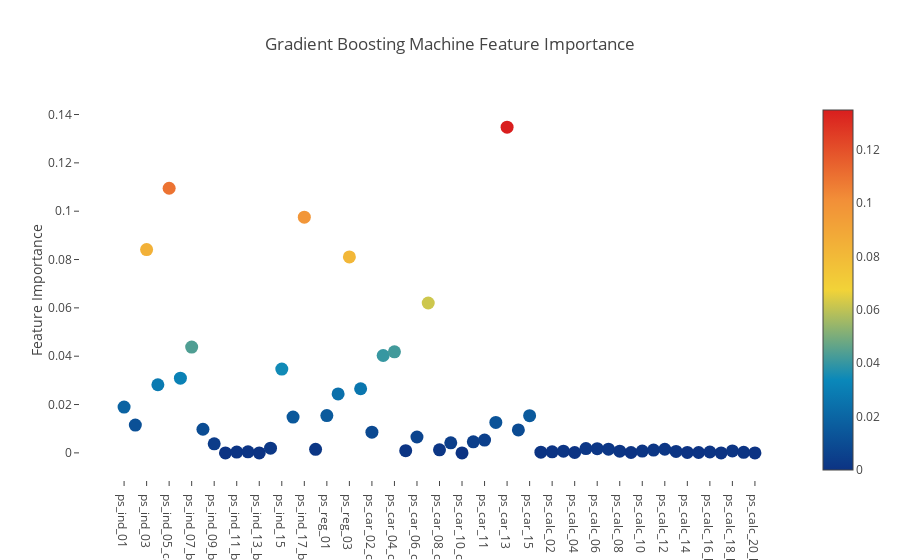

The notebook cell saved with this chart:
### Code cell
trace = go.Scatter(
    y = gb.feature_importances_,
    x = features,
    mode = 'markers',
    marker = dict(
        sizemode = 'diameter',
        sizeref = 1,
        size = 13,
        size = rf.feature_importances_,
        color = gb.feature_importances_,
        colorscale = 'Portland',
        showscale = True
    ),
    text = features
)
data = [trace]

layout = go.Layout(
    autosize = True,
    title = 'Gradient Boosting Machine Feature Importance',
    hovermode = 'closest',
     xaxis =  dict(
         ticklen =  5,
         showgrid = False,
        zeroline = False,
        showline = False
     ),
    yaxis = dict(
        title = 'Feature Importance',
        showgrid = False,
        zeroline = False,
        ticklen =  5,
        gridwidth =  2
    ),
    showlegend = False
)
fig = go.Figure(data = data, layout = layout)
py.iplot(fig,filename = 'scatter2010')

### Figure 1 — Plotly figure (JSON) as saved in the notebook; plotly's stock layout.template omitted (floating-point values rounded to 4 significant figures)
{"data": [{"marker": {"color": [0.01894, 0.01149, 0.08412, 0.02818, 0.1095, 0.0309, 0.04378, 0.009773, 0.003726, 0, 0.0003235, 0.0004158, 0, 0.001965, 0.03467, 0.01479, 0.09752, 0.00145, 0.01544, 0.02437, 0.08109, 0.02654, 0.008584, 0.0403, 0.0418, 0.0008965, 0.006565, 0.06202, 0.001271, 0.004174, 0, 0.004577, 0.005278, 0.01261, 0.1348, 0.009484, 0.01537, 0.000286, 0.0004461, 0.0007148, 0.0001654, 0.00176, 0.001749, 0.001539, 0.0007188, 0.0001617, 0.0007279, 0.00115, 0.0015, 0.0006197, 0.0001913, 0.000162, 0.0003524, 0, 0.0007964, 0.0002346, 0], "colorscale": "Portland", "showscale": true, "size": 13, "sizemode": "diameter", "sizeref": 1}, "mode": "markers", "text": ["ps_ind_01", "ps_ind_02_cat", "ps_ind_03", "ps_ind_04_cat", "ps_ind_05_cat", "ps_ind_06_bin", "ps_ind_07_bin", "ps_ind_08_bin", "ps_ind_09_bin", "ps_ind_10_bin", "ps_ind_11_bin", "ps_ind_12_bin", "ps_ind_13_bin", "ps_ind_14", "ps_ind_15", "ps_ind_16_bin", "ps_ind_17_bin", "ps_ind_18_bin", "ps_reg_01", "ps_reg_02", "ps_reg_03", "ps_car_01_cat", "ps_car_02_cat", "ps_car_03_cat", "ps_car_04_cat", "ps_car_05_cat", "ps_car_06_cat", "ps_car_07_cat", "ps_car_08_cat", "ps_car_09_cat", "ps_car_10_cat", "ps_car_11_cat", "ps_car_11", "ps_car_12", "ps_car_13", "ps_car_14", "ps_car_15", "ps_calc_01", "ps_calc_02", "ps_calc_03", "ps_calc_04", "ps_calc_05", "ps_calc_06", "ps_calc_07", "ps_calc_08", "ps_calc_09", "ps_calc_10", "ps_calc_11", "ps_calc_12", "ps_calc_13", "ps_calc_14", "ps_calc_15_bin", "ps_calc_16_bin", "ps_calc_17_bin", "ps_calc_18_bin", "ps_calc_19_bin", "ps_calc_20_bin"], "type": "scatter", "uid": "c0232782-b311-4031-b23d-06d9c9f9a380", "x": ["ps_ind_01", "ps_ind_02_cat", "ps_ind_03", "ps_ind_04_cat", "ps_ind_05_cat", "ps_ind_06_bin", "ps_ind_07_bin", "ps_ind_08_bin", "ps_ind_09_bin", "ps_ind_10_bin", "ps_ind_11_bin", "ps_ind_12_bin", "ps_ind_13_bin", "ps_ind_14", "ps_ind_15", "ps_ind_16_bin", "ps_ind_17_bin", "ps_ind_18_bin", "ps_reg_01", "ps_reg_02", "ps_reg_03", "ps_car_01_cat", "ps_car_02_cat", "ps_car_03_cat", "ps_car_04_cat", "ps_car_05_cat", "ps_car_06_cat", "ps_car_07_cat", "ps_car_08_cat", "ps_car_09_cat", "ps_car_10_cat", "ps_car_11_cat", "ps_car_11", "ps_car_12", "ps_car_13", "ps_car_14", "ps_car_15", "ps_calc_01", "ps_calc_02", "ps_calc_03", "ps_calc_04", "ps_calc_05", "ps_calc_06", "ps_calc_07", "ps_calc_08", "ps_calc_09", "ps_calc_10", "ps_calc_11", "ps_calc_12", "ps_calc_13", "ps_calc_14", "ps_calc_15_bin", "ps_calc_16_bin", "ps_calc_17_bin", "ps_calc_18_bin", "ps_calc_19_bin", "ps_calc_20_bin"], "y": [0.01894, 0.01149, 0.08412, 0.02818, 0.1095, 0.0309, 0.04378, 0.009773, 0.003726, 0, 0.0003235, 0.0004158, 0, 0.001965, 0.03467, 0.01479, 0.09752, 0.00145, 0.01544, 0.02437, 0.08109, 0.02654, 0.008584, 0.0403, 0.0418, 0.0008965, 0.006565, 0.06202, 0.001271, 0.004174, 0, 0.004577, 0.005278, 0.01261, 0.1348, 0.009484, 0.01537, 0.000286, 0.0004461, 0.0007148, 0.0001654, 0.00176, 0.001749, 0.001539, 0.0007188, 0.0001617, 0.0007279, 0.00115, 0.0015, 0.0006197, 0.0001913, 0.000162, 0.0003524, 0, 0.0007964, 0.0002346, 0]}], "layout": {"autosize": true, "hovermode": "closest", "showlegend": false, "title": {"text": "Gradient Boosting Machine Feature Importance"}, "xaxis": {"showgrid": false, "showline": false, "ticklen": 5, "zeroline": false}, "yaxis": {"gridwidth": 2, "showgrid": false, "ticklen": 5, "title": {"text": "Feature Importance"}, "zeroline": false}}}
